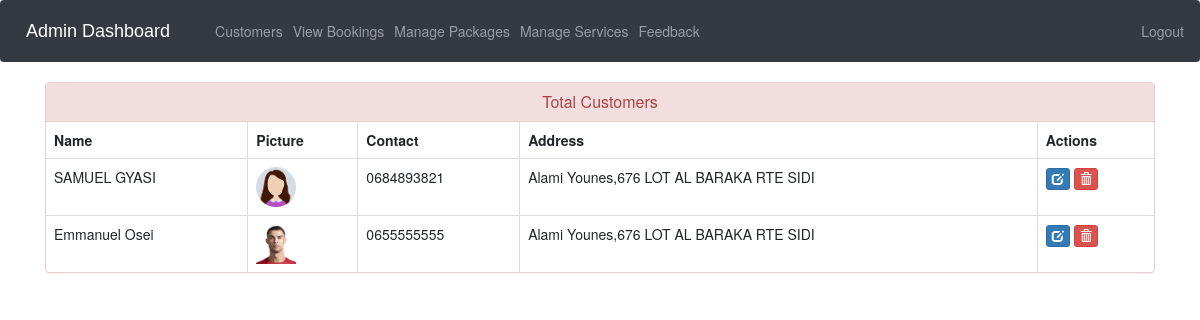
/view-customer (signed in), run on the app's committed database.
### ecom/models.py (models this page shows, shortened)
class Customer(models.Model):
    user=models.OneToOneField(User,on_delete=models.CASCADE)
    profile_pic= models.ImageField(upload_to='profile_pic/CustomerProfilePic/',null=True,blank=True)
    address = models.CharField(max_length=40)
    mobile = models.CharField(max_length=20,null=False)
    @property
    def get_name(self):
        return self.user.first_name+" "+self.user.last_name

### ecom/views.py (the view)
# urls.py: path('view-customer', views.view_customer_view,name='view-customer'),
@login_required(login_url='adminlogin')
def view_customer_view(request):
    customers=models.Customer.objects.all()
    return render(request,'ecom/view_customer.html',{'customers':customers})

### templates/ecom/view_customer.html (shortened to what this page needs)
{% extends 'ecom/admin_base.html' %}
{% load static %}
{% block content %}
<head>
  <link href="//netdna.bootstrapcdn.com/bootstrap/3.0.0/css/bootstrap.min.css" rel="stylesheet" id="bootstrap-css">
</head>
<div class="container">
  <div class="panel panel-danger">
    <div class="panel-heading">
      <h6 class="panel-title">Total Customers</h6>
    </div>
    <table class="table table-hover table-bordered" id="dev-table">
      <thead>
        <tr>
          <th>Name</th>
          <th>Picture</th>
          <th>Contact</th>
          <th>Address</th>
          <th>Actions</th>
        </tr>
      </thead>
      {% for c in customers %}
      <tr>
        <td> {{c.get_name}}</td>
        <td> <img src="{% static c.profile_pic.url %}" alt="Profile Pic" height="40px" width="40px" /></td>
        <td>{{c.mobile}}</td>
        <td>{{c.address}}</td>
        <td><a class="btn btn-primary btn-xs" href="{% url 'update-customer' c.id  %}"><span class="glyphicon glyphicon-edit"></span></a>
        <a class="btn btn-danger btn-xs" href="{% url 'delete-customer' c.id  %}"><span class="glyphicon glyphicon-trash"></span></a></td>
      </tr>
      {% endfor %}
    </table>
  </div>
</div>
{% endblock content %}

### templates/ecom/view_customer.html (style rules this page uses)
a:link { text-decoration: none; }
h6 { text-align: center; }

### data on the page
Customer: get_name "SAMUEL GYASI", profile_pic (picture), mobile "0684893821", address "Alami Younes,676 LOT AL BARAKA RTE SIDI"
Customer: get_name "Emmanuel Osei", profile_pic (picture), mobile "0655555555", address "Alami Younes,676 LOT AL BARAKA RTE SIDI"
